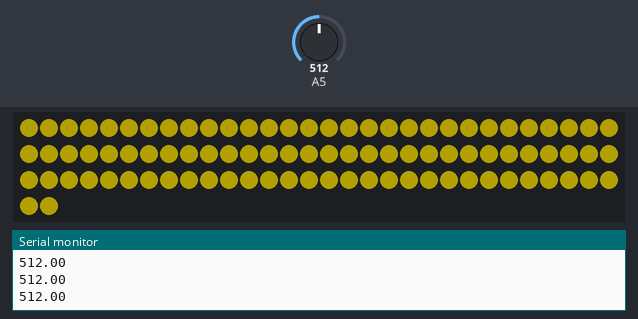
This sketch was run on a simulated Arduino Uno, built with avr-gcc and run on an emulated ATmega328P. On the bench: 92 RGB LEDs in strip order, left to right, continuing on the next row, the last lines printed to the serial monitor. The test bench sets the inputs (shaded band); at power-on: A5 = 512. Dim RGB values are drawn brighter than linear.

Above: at 1.2 s.
1.3 s: A5 set to 0
At 1.67 s:
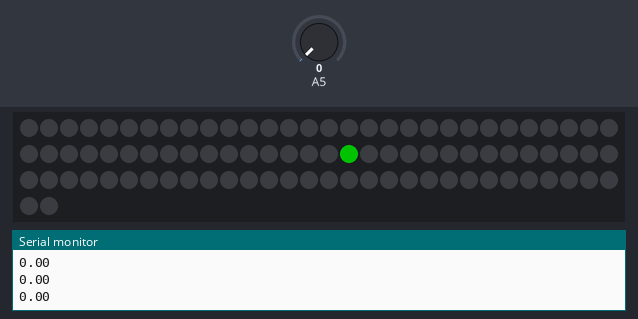
3.9 s: A5 set to 511
At 5.03 s:
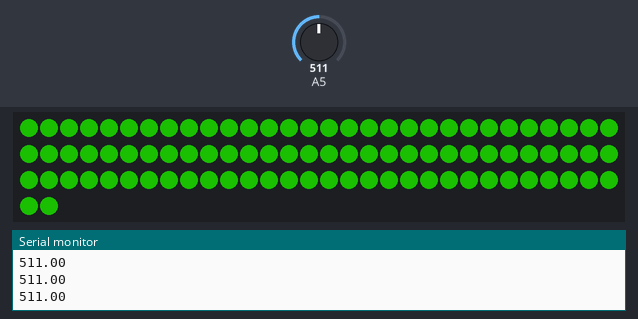
6.9 s: A5 set to 306
At 7.19 s:
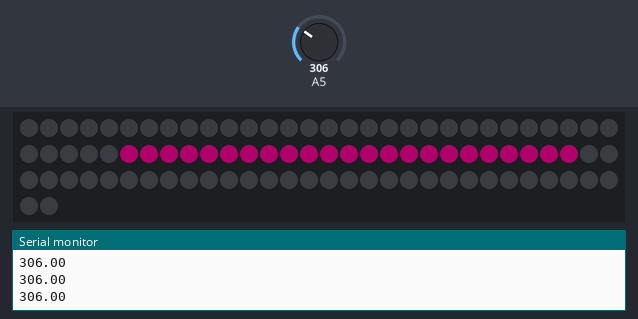
9.9 s: A5 set to 716
At 10.26 s:
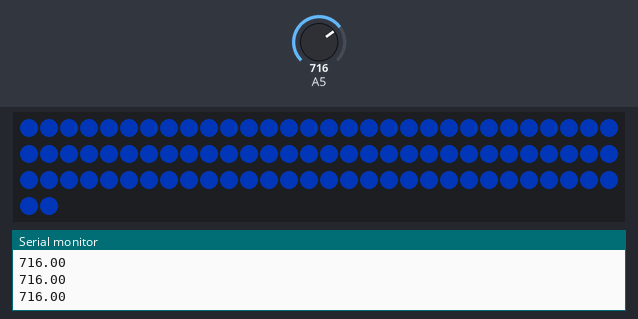
Timing chart, 0 to 12.9 s (numbered marks = the images above; inputs shaded):
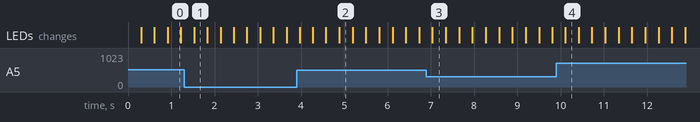

The sketch:

sketch_mar15a.ino
```cpp
class Queue {
  public:
    float emptyValue = 0.00010100203;
    int queueSize = 0, rearPointer = 0, frontPointer = 0;
    float myQueue[100];

    Queue(int queueSize_) {
      queueSize = queueSize_;
      for (int i = 0; i < queueSize; i++) {
        myQueue[i] = emptyValue;
      }
    }

    Queue(int queueSize_, float emptyValue_) {
      queueSize = queueSize_;
      emptyValue = emptyValue_;
      for (int i = 0; i < queueSize; i++) {
        myQueue[i] = emptyValue;
      }
    }

    void enQueue(float dataItem) {
      if (!Full()) {
        myQueue[rearPointer] = dataItem;
        rearPointer = (rearPointer+1)%queueSize;
      } else Serial.println("Already Full ");
    }

    void deQueue() {
      if (!Empty()) {
        myQueue[frontPointer] = emptyValue;
        frontPointer = (frontPointer+1)%queueSize;
      } else Serial.println("Already Empty ");
    }
  /*
    float deQueue(int r) {
      float returnData = myQueue[frontPointer];
      if (!isEmpty()) {
        myQueue[frontPointer] = emptyValue;
        frontPointer = (frontPointer+1)%queueSize;
      } else Serial.println("Already Empty ");
      return returnData;
    }
  */
    boolean Full() {
      boolean full = true;
      for (int i = 0; i < queueSize; i++) {
        if (myQueue[i] == emptyValue) full = false;
      }
      return full;
    }

    boolean Empty() {
      boolean empty = true;
      for (int i = 0; i < queueSize; i++) {
        if (myQueue[i] != emptyValue) empty = false;
      }
      return empty;
    }

    void Reset() {
      rearPointer = 0;
      frontPointer = 0;
      for (int i = 0; i < queueSize; i++) {
        myQueue[i] = emptyValue;
      }
    }

    void Fill(float v) {
      rearPointer = 0;
      frontPointer = 0;
      for (int i = 0; i < queueSize; i++) {
        myQueue[i] = v;
      }
    }

    float sum() {
      if (!Empty()) {
        float summ = 0;
        for (int i = 0; i < queueSize; i++) {
          if (myQueue[i] != emptyValue) {
            summ+=myQueue[i];
          }
        }
        return summ;
      } else return emptyValue;
    }

    float average() {
      if (!Empty()) {
        int n = 0;
        float summ = 0;
        for (int i = 0; i < queueSize; i++) {
          if (myQueue[i] != emptyValue) {
            n++;
            summ+=myQueue[i];
          }
        }
        return summ/n;
      } else return emptyValue;
    }


};
```

q.ino
```cpp
#define NUM_LEDS 92
#include "FastLED.h"
#define PIN 3
CRGB leds[NUM_LEDS];


int micDataLength = 5;
Queue micData(micDataLength), amplitudes(15);
float maxVolume = 1, minVolume = 0;

void setup() {
 Serial.begin(9600);
 pinMode(4, INPUT_PULLUP);
 pinMode(5, INPUT_PULLUP);

 FastLED.addLeds<WS2811, PIN, GRB>(leds, NUM_LEDS).setCorrection( TypicalLEDStrip );
 FastLED.setBrightness(255);

 micData.Fill(analogRead(A5));
 amplitudes.Fill(analogRead(A5));
}

float Hue = 0;
void loop() {
  if(micData.Full()) micData.deQueue();
  micData.enQueue(analogRead(A5));

  Queue bigMicData(micDataLength);
  float micAv = micData.average();
  float count = 0, sum;
  for(int i = 0; i < micDataLength; i++) {
    if(micData.myQueue[i] >= 3/2*micAv && micData.myQueue[i] != micData.emptyValue) {
      count++;
      sum += micData.myQueue[i];
    }
  }
  if(count > 0) {
    if(amplitudes.Full()) amplitudes.deQueue();
    amplitudes.enQueue(sum/count);
  }


  int Height = constrain(int(map(amplitudes.average(), 300, 500, 1, NUM_LEDS/2)), 0, NUM_LEDS);
  if(!amplitudes.Empty()) Serial.println(amplitudes.average());
  for (int i = 0; i < NUM_LEDS; i++) {         // от 0 до первой трети
    if(!(i > NUM_LEDS/2+Height || i < NUM_LEDS/2-Height)) leds[i] = CHSV(int(Hue), 255, 150);
    else leds[i] = CHSV(0, 0, 0);
  }
  Hue = (Hue+0.5);
  if(Hue > 255) Hue = 0;
  FastLED.show();
}
```

Measured:
- after the input at 1.3 s, the LEDs: change after 0.23 s (image 1)
- after the input at 6.9 s, the LEDs: change after 0.14 s (image 3)
- after the input at 9.9 s, the LEDs: change after 0.21 s (image 4)
